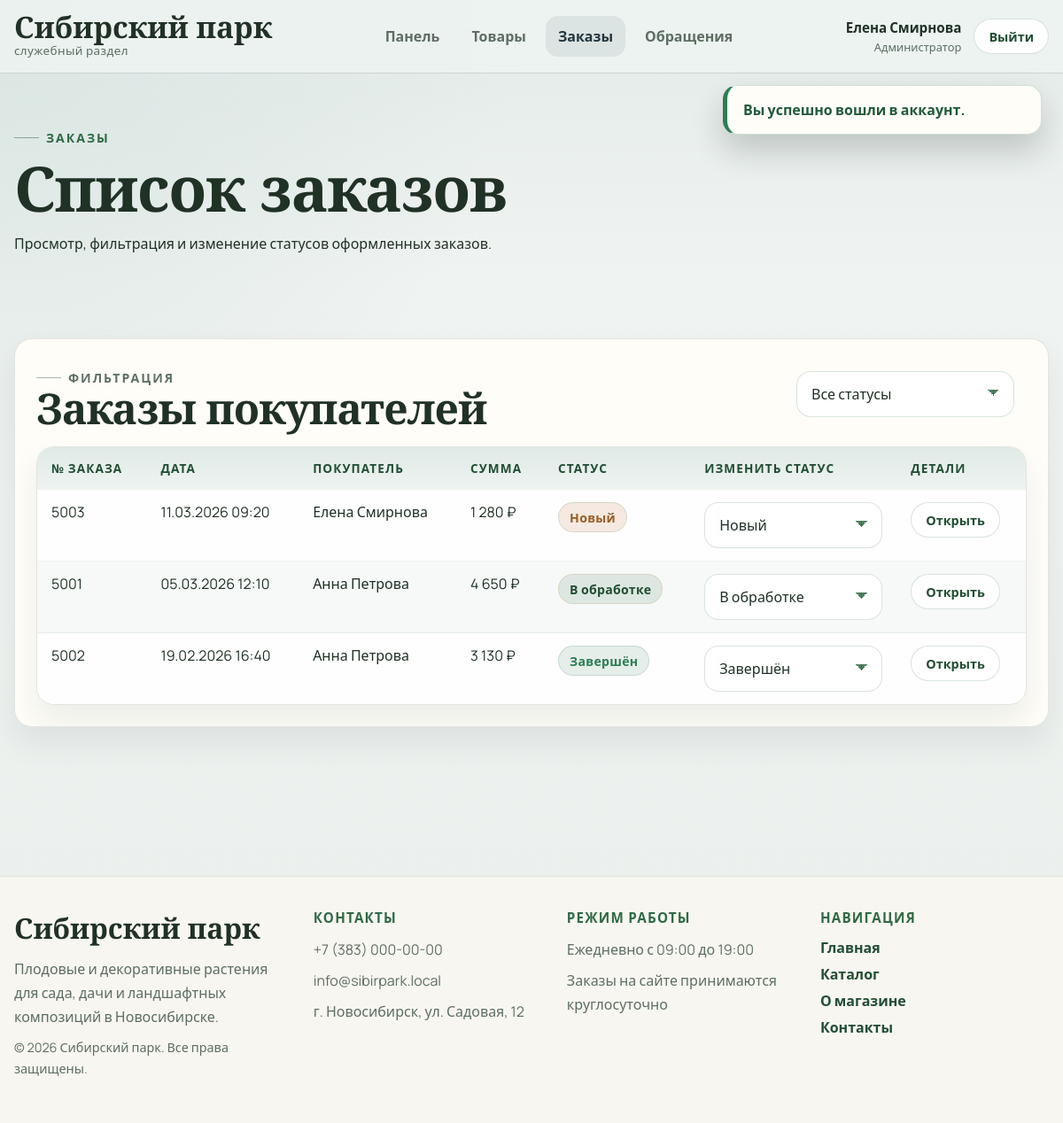
Screenshot of /admin/orders.php (signed in) with the database file from the repository.
### tables this page shows
CREATE TABLE `orders` (
    `id` INT UNSIGNED NOT NULL AUTO_INCREMENT,
    `user_id` INT UNSIGNED DEFAULT NULL,
    `customer_name` VARCHAR(190) NOT NULL,
    `customer_phone` VARCHAR(50) NOT NULL,
    `customer_email` VARCHAR(190) NOT NULL,
    `customer_address` TEXT NOT NULL,
    `delivery_method` VARCHAR(100) NOT NULL,
    `payment_method` VARCHAR(100) NOT NULL,
    `total_amount` DECIMAL(10, 2) NOT NULL DEFAULT 0.00,
    `status` ENUM('new', 'processing', 'completed', 'cancelled') NOT NULL DEFAULT 'new',
    `created_at` TIMESTAMP NOT NULL DEFAULT CURRENT_TIMESTAMP,
    PRIMARY KEY (`id`),
    KEY `idx_orders_user` (`user_id`),
    CONSTRAINT `fk_orders_user`
        FOREIGN KEY (`user_id`) REFERENCES `users` (`id`)
        ON DELETE SET NULL ON UPDATE CASCADE
);

CREATE TABLE `users` (
    `id` INT UNSIGNED NOT NULL AUTO_INCREMENT,
    `name` VARCHAR(120) NOT NULL,
    `email` VARCHAR(190) NOT NULL,
    `password` VARCHAR(255) NOT NULL,
    `role` ENUM('user', 'admin') NOT NULL DEFAULT 'user',
    `created_at` TIMESTAMP NOT NULL DEFAULT CURRENT_TIMESTAMP,
    PRIMARY KEY (`id`),
    UNIQUE KEY `uniq_users_email` (`email`)
);

### includes/functions.php (called while the page is built, shortened)
<?php
function app_root_url(): string
{
    static $baseUrl = null;
    if ($baseUrl !== null) {
        return $baseUrl;
    }
    $scriptName = str_replace('\\', '/', $_SERVER['SCRIPT_NAME'] ?? '');
    $baseUrl = preg_replace('#/admin/.*$#', '', $scriptName);
    $baseUrl = preg_replace('#/[^/]+\.php$#', '', $baseUrl);
    return $baseUrl ?: '';
}
function url(string $path = ''): string
{
    $base = app_root_url();
    $path = ltrim($path, '/');
    return ($base !== '' ? $base : '') . '/' . $path;
}
function e(?string $value): string
{
    return htmlspecialchars((string) $value, ENT_QUOTES | ENT_SUBSTITUTE, 'UTF-8');
}
function format_price(float|int|string $value): string
{
    return number_format((float) $value, 0, ',', ' ') . ' ₽';
}
function format_date(string $value): string
{
    $timestamp = strtotime($value);
    return $timestamp ? date('d.m.Y H:i', $timestamp) : $value;
}
function order_status_label(string $status): string
{
    return [
        'new' => 'Новый',
        'processing' => 'В обработке',
        'completed' => 'Завершён',
        'cancelled' => 'Отменён',
    ][$status] ?? $status;
}
function order_status_class(string $status): string
{
    return [
        'new' => 'admin-status--new',
        'processing' => 'admin-status--processing',
        'completed' => 'admin-status--confirmed',
        'cancelled' => 'admin-status--cancelled',
    ][$status] ?? 'admin-status--default';
}
function fetch_orders(PDO $pdo, ?string $status = null): array
{
    $sql = '
        SELECT o.*, u.name AS user_name
        FROM orders o
        LEFT JOIN users u ON u.id = o.user_id
    ';
    $params = [];
    $sql .= ' ORDER BY o.created_at DESC, o.id DESC ';
    $statement = $pdo->prepare($sql);
    $statement->execute($params);
    return $statement->fetchAll();
}

### admin/orders.php (the view, shortened to what this page needs)
<?php
require_once __DIR__ . '/../config/db.php';
require_once __DIR__ . '/../includes/functions.php';
$pdo = db();
$statusFilter = trim((string) ($_GET['status'] ?? ''));
$statuses = ['new', 'processing', 'completed', 'cancelled'];
$orders = fetch_orders($pdo, in_array($statusFilter, $statuses, true) ? $statusFilter : null);
require_once __DIR__ . '/../includes/header.php';
?>
<main class="page-main">
    <section class="page-banner compact admin-banner">
        <div class="container">
            <p class="eyebrow">Заказы</p>
            <h1>Список заказов</h1>
            <p>Просмотр, фильтрация и изменение статусов оформленных заказов.</p>
        </div>
    </section>
    <section class="section">
        <div class="container">
            <section class="admin-section card">
                <div class="admin-header">
                    <div>
                        <p class="eyebrow">Фильтрация</p>
                        <h2>Заказы покупателей</h2>
                    </div>
                    <form method="get" class="admin-filter-form admin-filter-form--compact">
                        <select name="status" class="select" data-auto-submit>
                            <option value="">Все статусы</option>
                        </select>
                    </form>
                </div>
                <div class="table-card card admin-table-shell">
                    <div class="admin-table-scroll">
                        <table class="admin-table-data admin-table-data--orders">
                            <thead>
                                <tr>
                                    <th>№ заказа</th>
                                    <th>Дата</th>
                                    <th>Покупатель</th>
                                    <th>Сумма</th>
                                    <th>Статус</th>
                                    <th>Изменить статус</th>
                                    <th>Детали</th>
                                </tr>
                            </thead>
                            <tbody>
                                <?php foreach ($orders as $order): ?>
                                    <tr>
                                        <td class="cell-nowrap"><?= (int) $order['id'] ?></td>
                                        <td class="cell-nowrap"><?= e(format_date($order['created_at'])) ?></td>
                                        <td class="cell-text"><?= e($order['user_name'] ?: $order['customer_name']) ?></td>
                                        <td class="cell-nowrap"><?= e(format_price((float) $order['total_amount'])) ?></td>
                                        <td class="cell-nowrap">
                                            <span class="admin-status <?= e(order_status_class($order['status'])) ?>">
                                                <?= e(order_status_label($order['status'])) ?>
                                            </span>
                                        </td>
                                        <td>
                                            <form method="post" class="order-status-inline">
                                                <select name="status" class="select" data-auto-submit>
                                                    <?php foreach ($statuses as $status): ?>
                                                        <option value="<?= e($status) ?>" <?= $order['status'] === $status ? 'selected' : '' ?>>
                                                            <?= e(order_status_label($status)) ?>
                                                        </option>
                                                    <?php endforeach; ?>
                                                </select>
                                            </form>
                                        </td>
                                        <td>
                                            <a class="btn btn-secondary btn-small" href="<?= e(url('admin/order-view.php?id=' . (int) $order['id'])) ?>">Открыть</a>
                                        </td>
                                    </tr>
                                <?php endforeach; ?>
                            </tbody>
                        </table>
                    </div>
                </div>
            </section>
        </div>
    </section>
</main>
<?php require_once __DIR__ . '/../includes/footer.php'; ?>

### assets/css/variables.css (style rules this page uses)
:root { --color-bg: #f5f1e8; --color-surface: #fffdf8; --color-surface-strong: #ffffff; --color-surface-soft: #eef4ea; --color-primary: #2f6a45; --color-primary-dark: #224e33; --color-primary-soft: #dfeedd; --color-accent: #b46d32; --color-text: #203126; --color-text-muted: #5d6e63; --color-border: rgba(47, 106, 69, 0.14); --color-danger: #b44343; --color-success: #2d7d55; --shadow-soft: 0 18px 45px rgba(39, 62, 48, 0.08); --shadow-card: 0 12px 30px rgba(44, 71, 55, 0.1); --shadow-deep: 0 28px 70px rgba(31, 48, 37, 0.16); --glass-surface: rgba(255, 253, 248, 0.72); --radius-sm: 14px; --radius-md: 20px; --radius-lg: 28px; --radius-pill: 999px; --container: 1200px; --transition: 0.25s ease; }

### assets/css/base.css (style rules this page uses)
*, *::before, *::after { box-sizing: border-box; }
html { scroll-behavior: smooth; }
body { margin: 0; font-family: "Manrope", "Segoe UI", sans-serif; color: var(--color-text); background: radial-gradient(circle at top left, rgba(223, 238, 221, 0.92), transparent 28%), radial-gradient(circle at top right, rgba(180, 109, 50, 0.1), transparent 18%), linear-gradient(180deg, #f8f5ee 0%, #f2ece0 48%, #eef2ea 100%); }
a { color: inherit; text-decoration: none; }
button, input, textarea, select { font: inherit; }
main { min-height: calc(100vh - 220px); }
.container { width: min(100% - 32px, var(--container)); margin: 0 auto; }
.section { padding: 64px 0; }
.page-main { padding-bottom: 48px; }
.page-banner { position: relative; overflow: hidden; padding: 56px 0 24px; background: linear-gradient(rgba(26, 52, 38, 0.48), rgba(26, 52, 38, 0.36)), url("../images/placeholders/foliage-banner.svg") center/cover no-repeat; }
.page-banner.compact { padding-bottom: 12px; }
.page-banner .container { position: relative; z-index: 1; padding: 30px 32px; border-radius: var(--radius-lg); border: 1px solid rgba(255, 255, 255, 0.18); background: rgba(250, 248, 243, 0.72); backdrop-filter: blur(18px); box-shadow: var(--shadow-deep); }
.page-banner h1, .hero-copy h1, .section-heading h2, .auth-info h1, .product-main h1, .summary-card h2, .form-card h2, .admin-section h2, .profile-card h2 { margin: 0; font-family: "Cormorant Garamond", Georgia, serif; font-weight: 700; line-height: 0.95; letter-spacing: -0.02em; }
.page-banner h1, .auth-info h1, .product-main h1 { font-size: clamp(2.7rem, 6vw, 4.4rem); }
.section-heading h2, .summary-card h2, .form-card h2, .admin-section h2, .profile-card h2 { font-size: clamp(2.15rem, 4vw, 3.2rem); }
p, li { line-height: 1.7; }
.eyebrow { display: inline-flex; align-items: center; gap: 8px; margin: 0 0 12px; color: var(--color-primary); font-size: 0.88rem; font-weight: 800; letter-spacing: 0.14em; text-transform: uppercase; }
.eyebrow::before { content: ""; width: 28px; height: 1px; background: currentColor; opacity: 0.5; }
.card { background: rgba(255, 253, 248, 0.95); border: 1px solid var(--color-border); border-radius: var(--radius-md); box-shadow: var(--shadow-soft); }
.input, .textarea, .select { width: 100%; border: 1px solid rgba(47, 106, 69, 0.18); background: #fff; color: var(--color-text); border-radius: 16px; padding: 14px 16px; transition: border-color var(--transition), box-shadow var(--transition), transform var(--transition); }
.select { appearance: none; -webkit-appearance: none; -moz-appearance: none; padding-right: 48px; background-image: linear-gradient(45deg, transparent 50%, rgba(47, 106, 69, 0.85) 50%), linear-gradient(135deg, rgba(47, 106, 69, 0.85) 50%, transparent 50%); background-position: calc(100% - 22px) calc(50% - 2px), calc(100% - 16px) calc(50% - 2px); background-size: 7px 7px, 7px 7px; background-repeat: no-repeat; }

### rows the page displays
orders: id "5003", created_at "11.03.2026 09:20", user.name "Елена Смирнова", total_amount "1 280 ₽", status "Новый"
orders: id "5001", created_at "05.03.2026 12:10", user.name "Анна Петрова", total_amount "4 650 ₽", status "В обработке"
orders: id "5002", created_at "19.02.2026 16:40", user.name "Анна Петрова", total_amount "3 130 ₽", status "Завершён"

### other values shown
$user['name'] "Елена Смирнова"
$message['message'] "Вы успешно вошли в аккаунт."
form field status "Новый"
form field status "В обработке"
form field status "Завершён"
